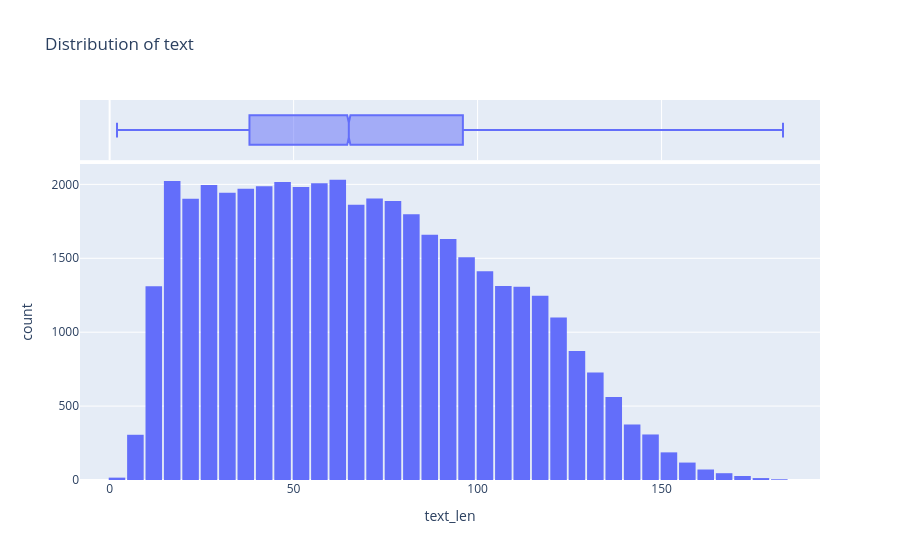
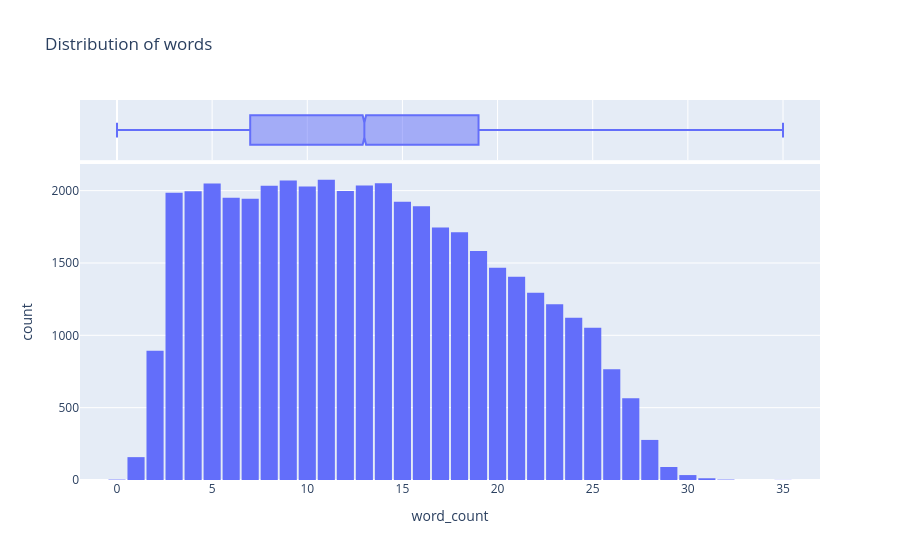
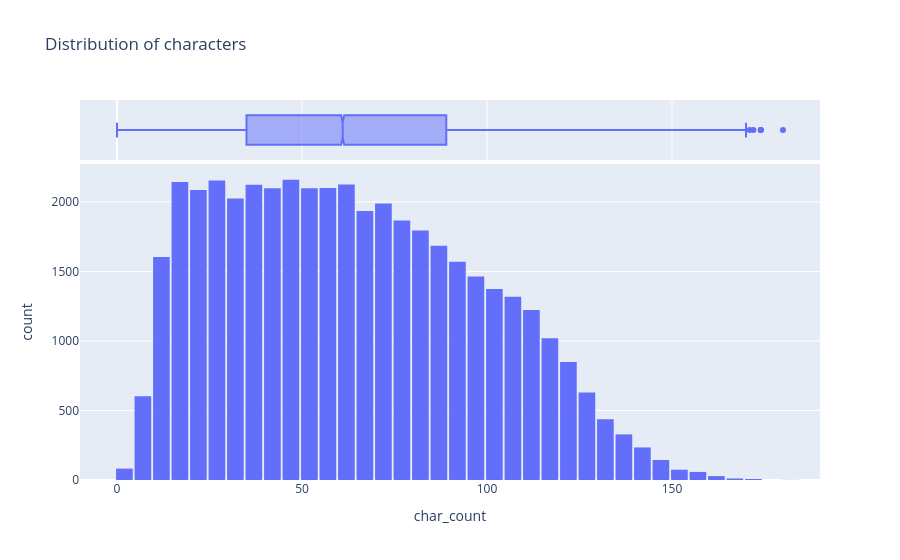
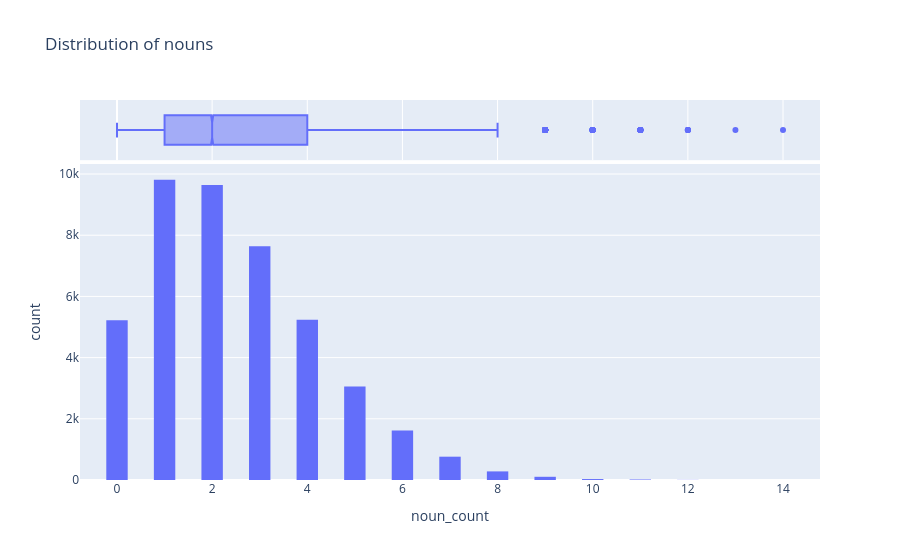

The cell these charts' notebook holds for them, in order:
### Code cell
fig = px.histogram(df_no_outliers,
                   x='text_len',
                   marginal='box',
                   nbins=47,
                   title='Distribution of text')
fig.update_layout(bargap=0.1)
fig.show()

fig1 = px.histogram(df_no_outliers,
                   x='word_count',
                   marginal='box',
                   nbins=47,
                   title='Distribution of words')
fig1.update_layout(bargap=0.1)
fig1.show()

fig2 = px.histogram(df_no_outliers,
                     x='char_count',
                     marginal='box',
                     nbins=47,
                     title='Distribution of characters')
fig2.update_layout(bargap=0.1)
fig2.show()

fig3 = px.histogram(df_no_outliers,
                     x='noun_count',
                     marginal='box',
                     nbins=47,
                     title='Distribution of nouns')
fig3.update_layout(bargap=0.1)
fig3.show()

fig4 = px.histogram(df_no_outliers,
                     x='verb_count',
                     marginal='box',
                     nbins=47,
                     title='Distribution of verbs')
fig4.update_layout(bargap=0.1)
fig4.show()

fig5 = px.histogram(df_no_outliers,
                     x='adj_count',
                     marginal='box',
                     nbins=47,
                     title='Distribution of adjectives')
fig5.update_layout(bargap=0.1)
fig5.show()

fig6 = px.histogram(df_no_outliers,
                     x='pron_count',
                     marginal='box',
                     nbins=47,
                     title='Distribution of pronouns')
fig6.update_layout(bargap=0.1)
fig6.show()

fig7 = px.histogram(df_no_outliers,
                     x='sent_compound',
                     marginal='box',
                     nbins=47,
                     title='Distribution of sentiment compound score')
fig7.update_layout(bargap=0.1)
fig7.show()

fig8 = px.histogram(df_no_outliers,
                     x='sent_pos',
                     marginal='box',
                     nbins=47,
                     title='Distribution of sentiment positive score')
fig8.update_layout(bargap=0.1)
fig8.show()

### Figure 1 — Plotly figure (JSON) as saved in the notebook; plotly's stock layout.template omitted (floating-point values rounded to 4 significant figures; data arrays with more than 128 entries replaced by an {"elided": "..."} marker saying what was removed)
{"data": [{"alignmentgroup": "True", "bingroup": "x", "hovertemplate": "text_len=%{x}<br>count=%{y}<extra></extra>", "legendgroup": "", "marker": {"color": "#636efa", "pattern": {"shape": ""}}, "name": "", "nbinsx": 47, "offsetgroup": "", "orientation": "v", "showlegend": false, "type": "histogram", "x": {"elided": "43432 int values"}, "xaxis": "x", "yaxis": "y"}, {"alignmentgroup": "True", "hovertemplate": "text_len=%{x}<extra></extra>", "legendgroup": "", "marker": {"color": "#636efa"}, "name": "", "notched": true, "offsetgroup": "", "showlegend": false, "type": "box", "x": {"elided": "43432 int values"}, "xaxis": "x2", "yaxis": "y2"}], "layout": {"bargap": 0.1, "barmode": "relative", "legend": {"tracegroupgap": 0}, "title": {"text": "Distribution of text"}, "xaxis": {"anchor": "y", "domain": [0, 1], "title": {"text": "text_len"}}, "xaxis2": {"anchor": "y2", "domain": [0, 1], "matches": "x", "showgrid": true, "showticklabels": false}, "yaxis": {"anchor": "x", "domain": [0, 0.8316], "title": {"text": "count"}}, "yaxis2": {"anchor": "x2", "domain": [0.8416, 1], "matches": "y2", "showgrid": false, "showline": false, "showticklabels": false, "ticks": ""}}}

### Figure 2 — Plotly figure (JSON) as saved in the notebook; plotly's stock layout.template omitted (floating-point values rounded to 4 significant figures; data arrays with more than 128 entries replaced by an {"elided": "..."} marker saying what was removed)
{"data": [{"alignmentgroup": "True", "bingroup": "x", "hovertemplate": "word_count=%{x}<br>count=%{y}<extra></extra>", "legendgroup": "", "marker": {"color": "#636efa", "pattern": {"shape": ""}}, "name": "", "nbinsx": 47, "offsetgroup": "", "orientation": "v", "showlegend": false, "type": "histogram", "x": {"elided": "43432 int values"}, "xaxis": "x", "yaxis": "y"}, {"alignmentgroup": "True", "hovertemplate": "word_count=%{x}<extra></extra>", "legendgroup": "", "marker": {"color": "#636efa"}, "name": "", "notched": true, "offsetgroup": "", "showlegend": false, "type": "box", "x": {"elided": "43432 int values"}, "xaxis": "x2", "yaxis": "y2"}], "layout": {"bargap": 0.1, "barmode": "relative", "legend": {"tracegroupgap": 0}, "title": {"text": "Distribution of words"}, "xaxis": {"anchor": "y", "domain": [0, 1], "title": {"text": "word_count"}}, "xaxis2": {"anchor": "y2", "domain": [0, 1], "matches": "x", "showgrid": true, "showticklabels": false}, "yaxis": {"anchor": "x", "domain": [0, 0.8316], "title": {"text": "count"}}, "yaxis2": {"anchor": "x2", "domain": [0.8416, 1], "matches": "y2", "showgrid": false, "showline": false, "showticklabels": false, "ticks": ""}}}

### Figure 3 — Plotly figure (JSON) as saved in the notebook; plotly's stock layout.template omitted (floating-point values rounded to 4 significant figures; data arrays with more than 128 entries replaced by an {"elided": "..."} marker saying what was removed)
{"data": [{"alignmentgroup": "True", "bingroup": "x", "hovertemplate": "char_count=%{x}<br>count=%{y}<extra></extra>", "legendgroup": "", "marker": {"color": "#636efa", "pattern": {"shape": ""}}, "name": "", "nbinsx": 47, "offsetgroup": "", "orientation": "v", "showlegend": false, "type": "histogram", "x": {"elided": "43432 int values"}, "xaxis": "x", "yaxis": "y"}, {"alignmentgroup": "True", "hovertemplate": "char_count=%{x}<extra></extra>", "legendgroup": "", "marker": {"color": "#636efa"}, "name": "", "notched": true, "offsetgroup": "", "showlegend": false, "type": "box", "x": {"elided": "43432 int values"}, "xaxis": "x2", "yaxis": "y2"}], "layout": {"bargap": 0.1, "barmode": "relative", "legend": {"tracegroupgap": 0}, "title": {"text": "Distribution of characters"}, "xaxis": {"anchor": "y", "domain": [0, 1], "title": {"text": "char_count"}}, "xaxis2": {"anchor": "y2", "domain": [0, 1], "matches": "x", "showgrid": true, "showticklabels": false}, "yaxis": {"anchor": "x", "domain": [0, 0.8316], "title": {"text": "count"}}, "yaxis2": {"anchor": "x2", "domain": [0.8416, 1], "matches": "y2", "showgrid": false, "showline": false, "showticklabels": false, "ticks": ""}}}

### Figure 4 — Plotly figure (JSON) as saved in the notebook; plotly's stock layout.template omitted (floating-point values rounded to 4 significant figures; data arrays with more than 128 entries replaced by an {"elided": "..."} marker saying what was removed)
{"data": [{"alignmentgroup": "True", "bingroup": "x", "hovertemplate": "noun_count=%{x}<br>count=%{y}<extra></extra>", "legendgroup": "", "marker": {"color": "#636efa", "pattern": {"shape": ""}}, "name": "", "nbinsx": 47, "offsetgroup": "", "orientation": "v", "showlegend": false, "type": "histogram", "x": {"elided": "43432 int values"}, "xaxis": "x", "yaxis": "y"}, {"alignmentgroup": "True", "hovertemplate": "noun_count=%{x}<extra></extra>", "legendgroup": "", "marker": {"color": "#636efa"}, "name": "", "notched": true, "offsetgroup": "", "showlegend": false, "type": "box", "x": {"elided": "43432 int values"}, "xaxis": "x2", "yaxis": "y2"}], "layout": {"bargap": 0.1, "barmode": "relative", "legend": {"tracegroupgap": 0}, "title": {"text": "Distribution of nouns"}, "xaxis": {"anchor": "y", "domain": [0, 1], "title": {"text": "noun_count"}}, "xaxis2": {"anchor": "y2", "domain": [0, 1], "matches": "x", "showgrid": true, "showticklabels": false}, "yaxis": {"anchor": "x", "domain": [0, 0.8316], "title": {"text": "count"}}, "yaxis2": {"anchor": "x2", "domain": [0.8416, 1], "matches": "y2", "showgrid": false, "showline": false, "showticklabels": false, "ticks": ""}}}
